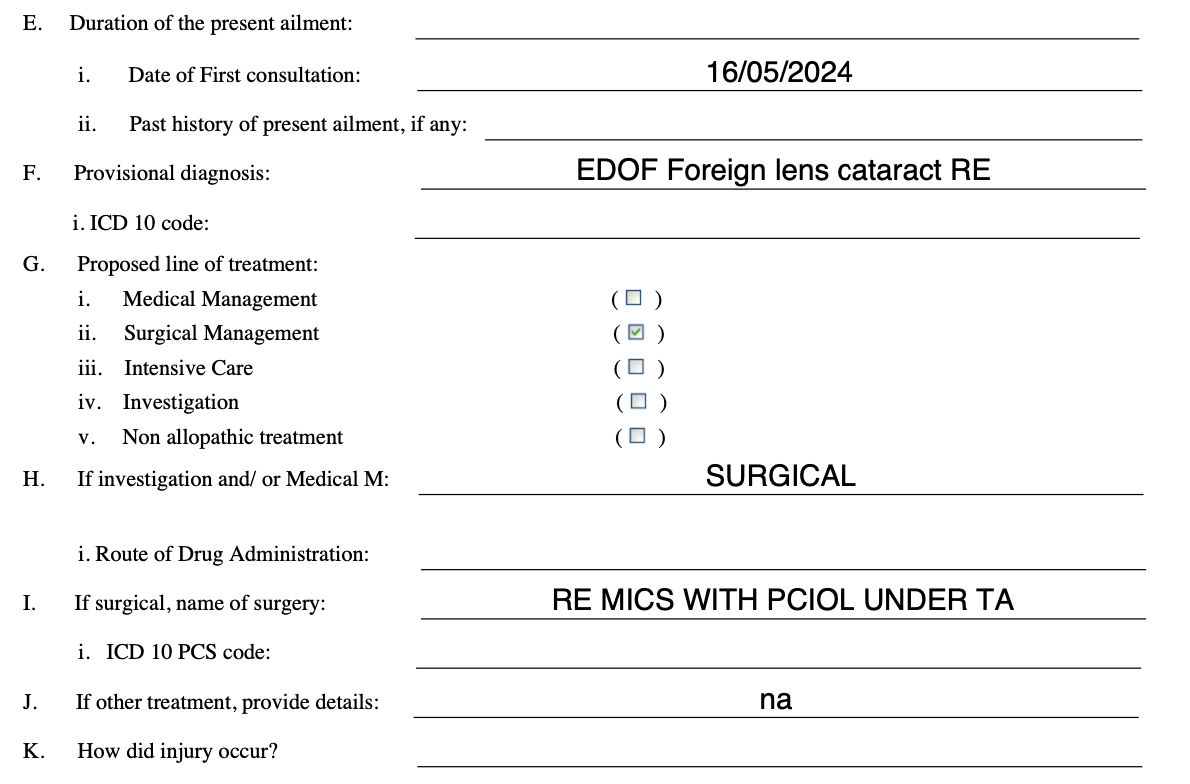
#> input picture ocr-backend/input1/Sample7.png, 1190 x 784 px, found by its file name
$ jupyter execute --allow-errors BoundingBlock.ipynb   (shell and % lines are left out)
#> lines starting #> are read from the running program, lines starting #| are printed output that depends on the picture; after the words box and inside, x2 and y2 are one past the last pixel; in counts of white or black regions, pixels touching at a corner belong together
#> in extract_text_with_boxes, image is the input picture: shape (784, 1190, 3); mean B, G, R 244.7, 244.7, 244.6
[cell 1]
import pytesseract

# Specify the tesseract command path
pytesseract.pytesseract.tesseract_cmd = '/usr/bin/tesseract'

[cell 2]
import numpy as np
import cv2
import pytesseract
from google.colab.patches import cv2_imshow
from fuzzywuzzy import fuzz

def preprocess_image(img):
    gray = cv2.cvtColor(np.array(img), cv2.COLOR_BGR2GRAY)
    orig_height, orig_width = gray.shape
#> orig_height = 784; orig_width = 1190
    height, width = orig_height, orig_width
#> height = 784; width = 1190
    scale_factor = 1

    # Resize image if dimensions are less than 800
    if height < 800 or width < 800:
        scale_factor = 2
        gray = cv2.resize(gray, None, fx=scale_factor, fy=scale_factor, interpolation=cv2.INTER_LANCZOS4)
#> gray: shape (1568, 2380)

    processed_image = cv2.adaptiveThreshold(
        gray,
        255,
        cv2.ADAPTIVE_THRESH_GAUSSIAN_C,
        cv2.THRESH_BINARY,
        65,
        13
    )
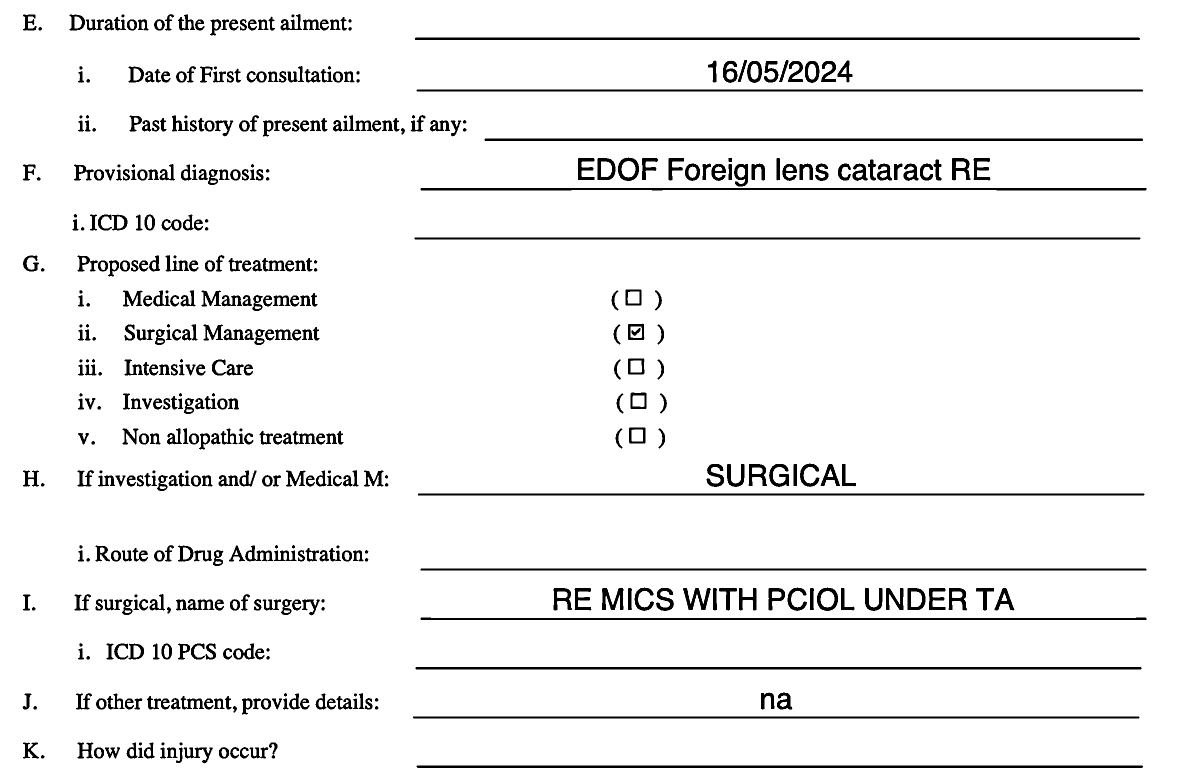
#> processed_image: shape (1568, 2380) (shown at 1/2 size); 94.4% white; 496 black regions, largest, box (x1, y1, x2, y2) and area: (833, 1531, 2286, 1536) 7258, (831, 1334, 2283, 1339) 7256, (830, 75, 2280, 80) 7246

    return processed_image, scale_factor, orig_width, orig_height

def extract_text_with_boxes(image_path):
    image = cv2.imread(image_path)
    processed_image, scale_factor, orig_width, orig_height = preprocess_image(image)
#> scale_factor = 2; orig_width = 1190; orig_height = 784
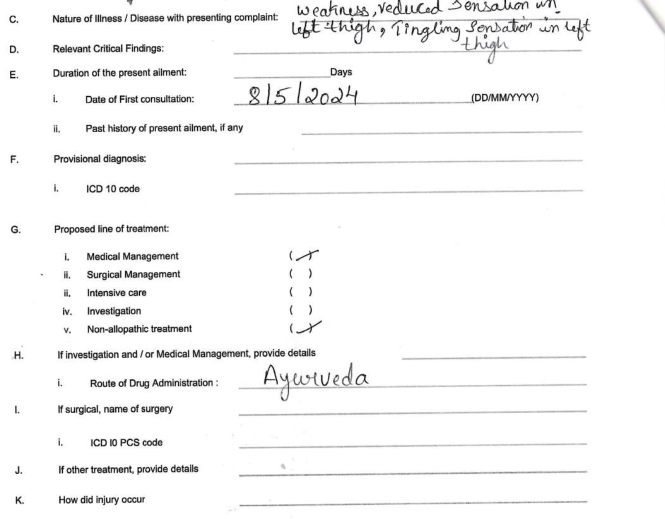
#> input picture ocr-backend/input1/Sample12.png, 1330 x 1038 px, found by its file name (shown at 1/2 size)
#> further down, image is the input picture: shape (1038, 1330, 3); mean B, G, R 246.5, 246.5, 246.5
    config = "--psm 6 --oem 3"
    data = pytesseract.image_to_data(processed_image, output_type=pytesseract.Output.DICT, config=config)

    extracted_data = []

    for i in range(len(data['text'])):
        text = data['text'][i].strip()
        if text:
            extracted_data.append({
                'text': text,
                'box': {
                    'x': int(data['left'][i] / scale_factor),
                    'y': int(data['top'][i] / scale_factor),
                    'width': int(data['width'][i] / scale_factor),
                    'height': int(data['height'][i] / scale_factor)
                }
            })

    resized_image = cv2.resize(image, (orig_width, orig_height), interpolation=cv2.INTER_LANCZOS4)

    return resized_image, extracted_data

# [48 lines left out: functions draw_bounding_box, draw_provisional_diagnosis_box_and_extract_rois, is_similar_to_diagnosis, not called in this run]

# Example usage
image_path = "/content/Sample7.png"
#> (the rest of this cell did not finish here and is left out)

[cell 3]
import cv2
import numpy as np
import pytesseract
from google.colab.patches import cv2_imshow
from fuzzywuzzy import fuzz
from scipy.ndimage import rotate  # Import rotate directly

# Step 1: Skew correction
def correct_skew(image, delta=1, limit=5):
#> called with delta = 1, limit = 5
    def determine_score(arr, angle):
        data = rotate(arr, angle, reshape=False, order=0)  # Change here
        histogram = np.sum(data, axis=1, dtype=float)
        score = np.sum((histogram[1:] - histogram[:-1]) ** 2, dtype=float)
        return histogram, score

    gray = cv2.cvtColor(image, cv2.COLOR_BGR2GRAY)
#> gray: shape (1038, 1330)
    thresh = cv2.threshold(gray, 0, 255, cv2.THRESH_BINARY_INV + cv2.THRESH_OTSU)[1]
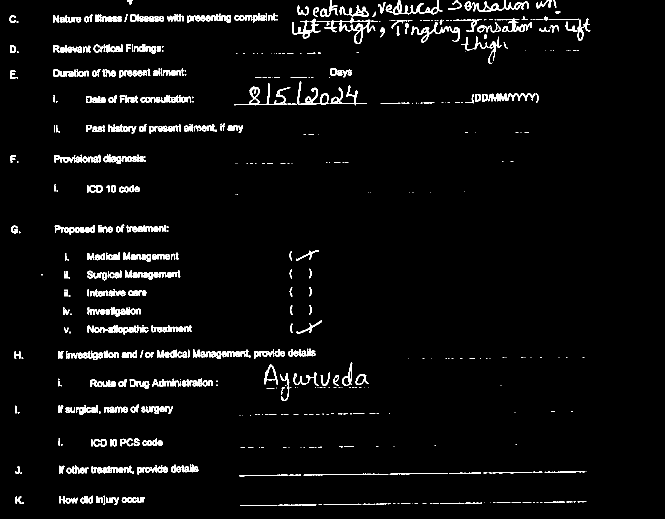
#> thresh: shape (1038, 1330) (shown at 1/2 size); 3.8% white; 701 white regions (263 under 20 px), largest, box (x1, y1, x2, y2) and area: (649, 35, 756, 88) 1028, (771, 0, 885, 30) 938, (823, 44, 920, 85) 827

    scores = []
    angles = np.arange(-limit, limit + delta, delta)
    for angle in angles:
        _, score = determine_score(thresh, angle)
        scores.append(score)
#> this loop made 11 passes
#> score on passes 1 to 11: 4.37e+09, 4.94e+09, 6.85e+09, 1.15e+10, 3.08e+10, 2.56e+10, 1.28e+10, 7.83e+09, 4.65e+09, 4.05e+09, 3.28e+09
#> pass 1, in determine_score, `data = rotate(arr, angle, reshape=False, order=0)`:
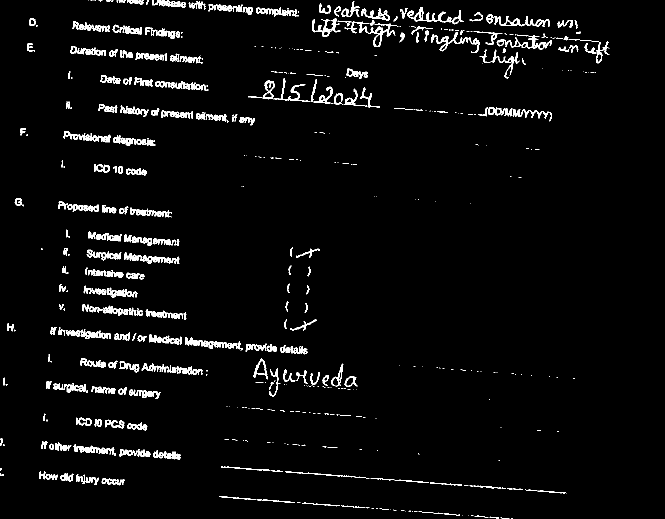
#> data: shape (1038, 1330) (shown at 1/2 size); 3.7% white; 619 white regions (266 under 20 px), largest, box (x1, y1, x2, y2) and area: (689, 40, 797, 94) 1025, (814, 14, 928, 49) 932, (862, 64, 959, 106) 828
#> pass 2, in determine_score (call 2), `data = rotate(arr, angle, reshape=False, order=0)`:
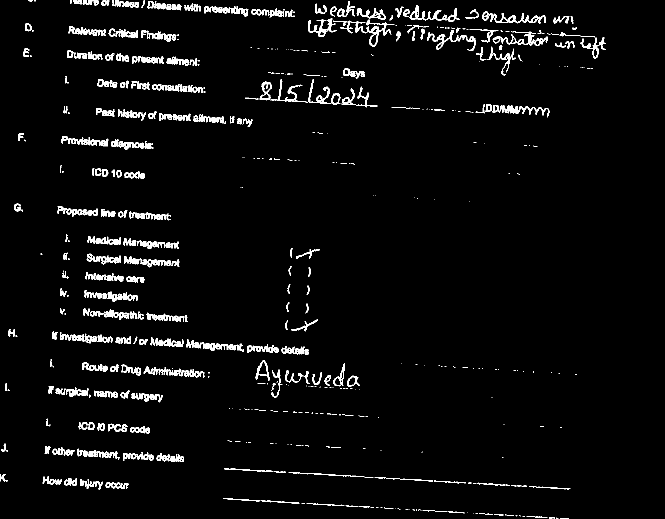
#> data: shape (1038, 1330) (shown at 1/2 size); 3.7% white; 638 white regions (256 under 20 px), largest, box (x1, y1, x2, y2) and area: (681, 39, 789, 93) 1030, (806, 11, 919, 44) 935, (854, 60, 951, 101) 832
#> pass 3, in determine_score (call 3), `data = rotate(arr, angle, reshape=False, order=0)`:
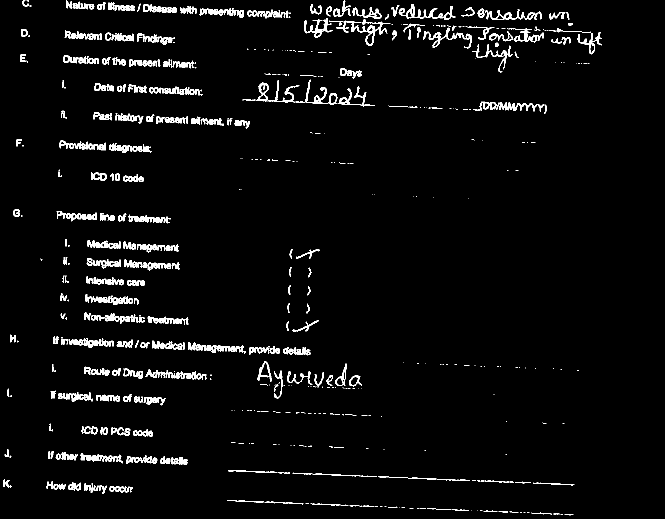
#> data: shape (1038, 1330) (shown at 1/2 size); 3.8% white; 660 white regions (262 under 20 px), largest, box (x1, y1, x2, y2) and area: (673, 38, 781, 91) 1025, (797, 8, 911, 40) 936, (846, 55, 944, 97) 824
#> after the loop, scores = [4.37e+09, 4.94e+09, 6.85e+09, 1.15e+10, 3.08e+10, 2.56e+10, 1.28e+10, 7.83e+09, 4.65e+09, 4.05e+09, 3.28e+09]

    best_angle = angles[scores.index(max(scores))]
#> best_angle = -1

    (h, w) = image.shape[:2]
#> h = 1038; w = 1330
    center = (w // 2, h // 2)
#> center = (665, 519)
    M = cv2.getRotationMatrix2D(center, best_angle, 1.0)
#> M = [[1, -0.0175, 9.16], [0.0175, 1, -11.53]]
    corrected = cv2.warpAffine(image, M, (w, h), flags=cv2.INTER_CUBIC,
                                borderMode=cv2.BORDER_REPLICATE)
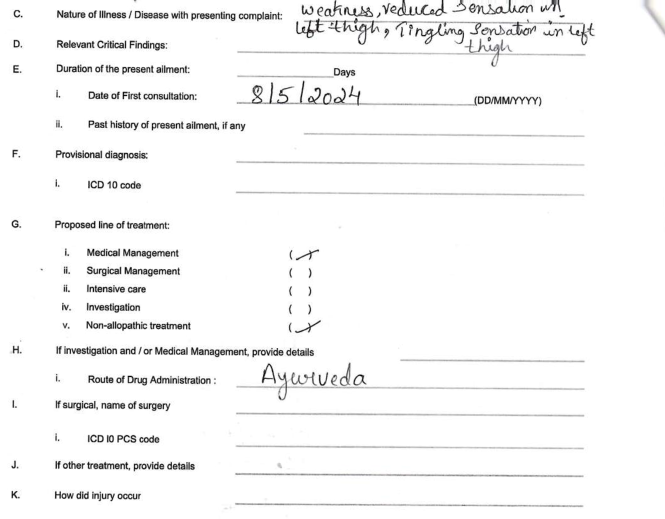
#> corrected: shape (1038, 1330, 3) (shown at 1/2 size); mean B, G, R 246.5, 246.5, 246.5

    return corrected

# Step 2: Orientation correction
def correct_image_orientation(image):
    (h, w) = image.shape[:2]
#> h = 1038; w = 1330

    # Skip orientation correction for images smaller than 800x800
    if h < 800 or w < 800:
        return image

    config = "--psm 0"  # Page segmentation mode for orientation detection
    osd = pytesseract.image_to_osd(image, config=config)
    angle = int(osd.split("Rotate: ")[1].split("\n")[0])

    if angle != 0:
        center = (w // 2, h // 2)
        M = cv2.getRotationMatrix2D(center, -angle, 1.0)
        rotated = cv2.warpAffine(image, M, (w, h), flags=cv2.INTER_CUBIC, borderMode=cv2.BORDER_REPLICATE)
        return rotated
    return image

# Step 3: Preprocess image
def preprocess_image(img):
    corrected_img = correct_image_orientation(img)
    gray = cv2.cvtColor(np.array(corrected_img), cv2.COLOR_BGR2GRAY)
    orig_height, orig_width = gray.shape
    height, width = orig_height, orig_width
    scale_factor = 1

    if height < 800 or width < 800:
        scale_factor = 2
        gray = cv2.resize(gray, None, fx=scale_factor, fy=scale_factor, interpolation=cv2.INTER_LANCZOS4)

    processed_image = cv2.adaptiveThreshold(
        gray,
        255,
        cv2.ADAPTIVE_THRESH_GAUSSIAN_C,
        cv2.THRESH_BINARY,
        65,
        13
    )

    return processed_image, scale_factor, orig_width, orig_height

# Step 4: Extract text with bounding boxes
def extract_text_with_boxes(image):
    processed_image, scale_factor, orig_width, orig_height = preprocess_image(image)
    config = "--psm 6 --oem 3"

    # Specify DPI setting
    data = pytesseract.image_to_data(processed_image, output_type=pytesseract.Output.DICT, config=config)

    extracted_data = []
    for i in range(len(data['text'])):
        text = data['text'][i].strip()
        if text:
            extracted_data.append({
                'text': text,
                'box': {
                    'x': int(data['left'][i] / scale_factor),
                    'y': int(data['top'][i] / scale_factor),
                    'width': int(data['width'][i] / scale_factor),
                    'height': int(data['height'][i] / scale_factor)
                }
            })

    resized_image = cv2.resize(image, (orig_width, orig_height), interpolation=cv2.INTER_LANCZOS4)
    return resized_image, extracted_data

# Step 5: Draw provisional diagnosis box and extract ROIs
# [48 lines left out: functions draw_provisional_diagnosis_box_and_extract_rois, is_similar_to_diagnosis, draw_bounding_box, not called in this run]

# Main flow
#> (the rest of this cell did not finish here and is left out)
